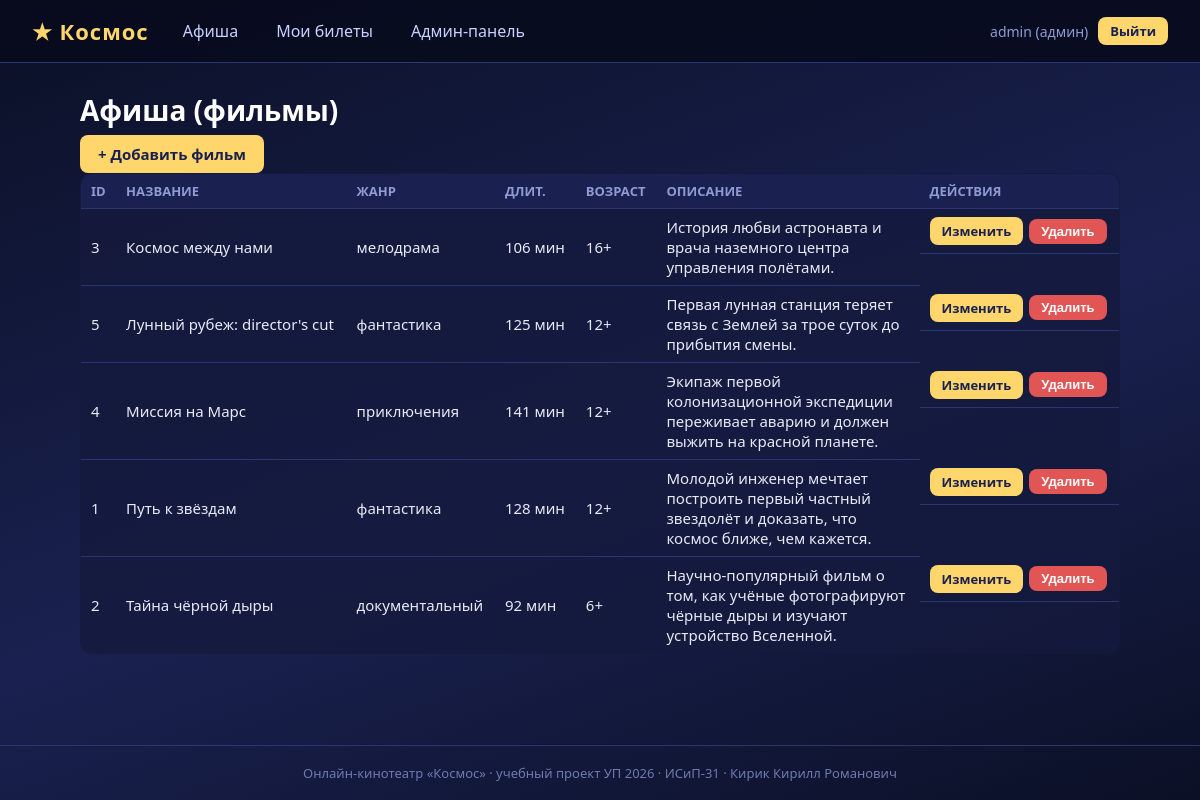
Page /admin/films (signed in) on the committed database.
### tables this page shows
CREATE TABLE films (
    id INTEGER PRIMARY KEY AUTOINCREMENT,
    title TEXT NOT NULL,
    genre TEXT NOT NULL,
    duration_min INTEGER NOT NULL,
    age_rating TEXT NOT NULL,
    description TEXT
);

### src/backend/app.py (the view)
@app.route("/admin/films")
@admin_required
def admin_films():
    films = db.get_films()
    return render_template("admin_films.html", films=films)

### src/backend/app.py (called while the page is built)
def admin_required(view):
    @functools.wraps(view)
    def wrapped(*args, **kwargs):
        if not session.get("user_id"):
            return redirect(url_for("login", next=request.path))
        if session.get("role") != ROLE_ADMIN:
            return render_template("403.html"), 403
        return view(*args, **kwargs)
    return wrapped

### src/backend/db.py (called while the page is built)
def get_connection(db_path=None):
    conn = sqlite3.connect(db_path or DB_PATH)
    conn.execute("PRAGMA foreign_keys = ON")
    return conn

def get_films():
    conn = get_connection()
    films = conn.execute(
        "SELECT id, title, genre, duration_min, age_rating, description "
        "FROM films ORDER BY title"
    ).fetchall()
    conn.close()
    return films

### src/frontend/templates/admin_films.html (shortened to what this page needs)
{% extends "base.html" %}
{% block content %}
<h1>Афиша (фильмы)</h1>
<p><a class="btn" href="{{ url_for('admin_film_add') }}">+ Добавить фильм</a></p>
<table class="data-table">
    <tr><th>ID</th><th>Название</th><th>Жанр</th><th>Длит.</th><th>Возраст</th><th>Описание</th><th>Действия</th></tr>
    {% for f in films %}
        <tr>
            <td>{{ f[0] }}</td>
            <td>{{ f[1] }}</td>
            <td>{{ f[2] }}</td>
            <td>{{ f[3] }} мин</td>
            <td>{{ f[4] }}</td>
            <td class="wrap">{{ f[5] }}</td>
            <td class="actions">
                <a class="btn btn-small" href="{{ url_for('admin_film_edit', film_id=f[0]) }}">Изменить</a>
                <form method="POST" action="{{ url_for('admin_film_delete', film_id=f[0]) }}"
                      onsubmit="return confirm('Удалить фильм «{{ f[1] }}»?');">
                    <button type="submit" class="btn btn-small btn-danger">Удалить</button>
                </form>
            </td>
        </tr>
    {% endfor %}
</table>
{% endblock %}

### src/frontend/static/style.css (style rules this page uses)
* { margin: 0; padding: 0; box-sizing: border-box; }
body { font-family: "Segoe UI", Arial, sans-serif; background: linear-gradient(160deg, #0b1026 0%, #1a2150 55%, #0b1026 100%); color: #e8eaf6; min-height: 100vh; display: flex; flex-direction: column; }
h1 { font-size: 28px; margin-bottom: 6px; color: #ffffff; }
a { color: #ffd66b; }
.btn { display: inline-block; background: #ffd66b; color: #1a2150; font-weight: 600; border: none; border-radius: 8px; padding: 9px 18px; cursor: pointer; text-decoration: none; font-size: 15px; }
.btn-small { padding: 5px 12px; font-size: 13px; }
.btn-danger { background: #e25555; color: #ffffff; }
table { width: 100%; border-collapse: collapse; font-size: 15px; }
th, td { text-align: left; padding: 8px 10px; border-bottom: 1px solid #2a3572; }
th { color: #8f9bd4; font-weight: 600; font-size: 13px; text-transform: uppercase; }
.data-table { background: rgba(20, 27, 62, 0.85); border-radius: 12px; overflow: hidden; border: 1px solid #2a3572; }
.data-table th { background: #1a2150; }
.wrap { max-width: 260px; }
.actions { display: flex; gap: 6px; align-items: center; }
.actions form { display: inline; }

### rows in the picture
films: id "3", title "Космос между нами", genre "мелодрама", duration_min "106", age_rating "16+", description "История любви астронавта и врача наземного центра управления полётами."
films: id "5", title "Лунный рубеж: director's cut", genre "фантастика", duration_min "125", age_rating "12+", description "Первая лунная станция теряет связь с Землей за трое суток до прибытия смены."
films: id "4", title "Миссия на Марс", genre "приключения", duration_min "141", age_rating "12+", description "Экипаж первой колонизационной экспедиции переживает аварию и должен выжить на красной планете."
films: id "1", title "Путь к звёздам", genre "фантастика", duration_min "128", age_rating "12+", description "Молодой инженер мечтает построить первый частный звездолёт и доказать, что космос ближе, чем кажется."
films: id "2", title "Тайна чёрной дыры", genre "документальный", duration_min "92", age_rating "6+", description "Научно-популярный фильм о том, как учёные фотографируют чёрные дыры и изучают устройство Вселенной."

### other values in the picture
{{ session.get('login') }} "admin"
{{ 'админ' if session.get('role') == 'admin' else 'клиент' }} "админ"
